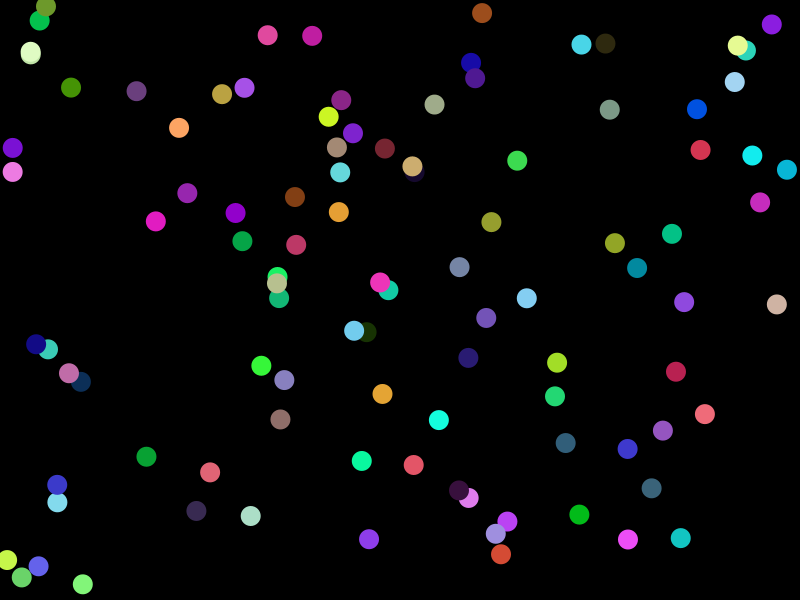
Frame 1 (no input)
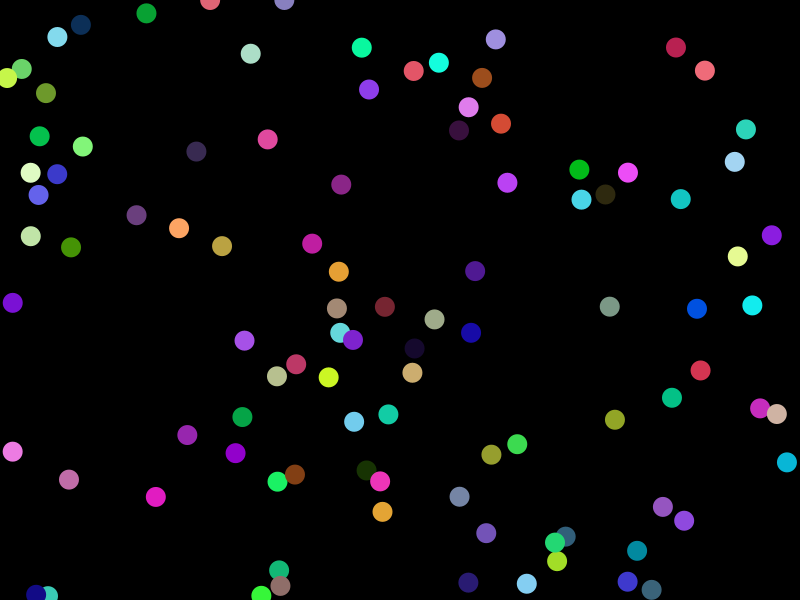
Frame 60 (the mouse pressed at the canvas centre just before this capture)
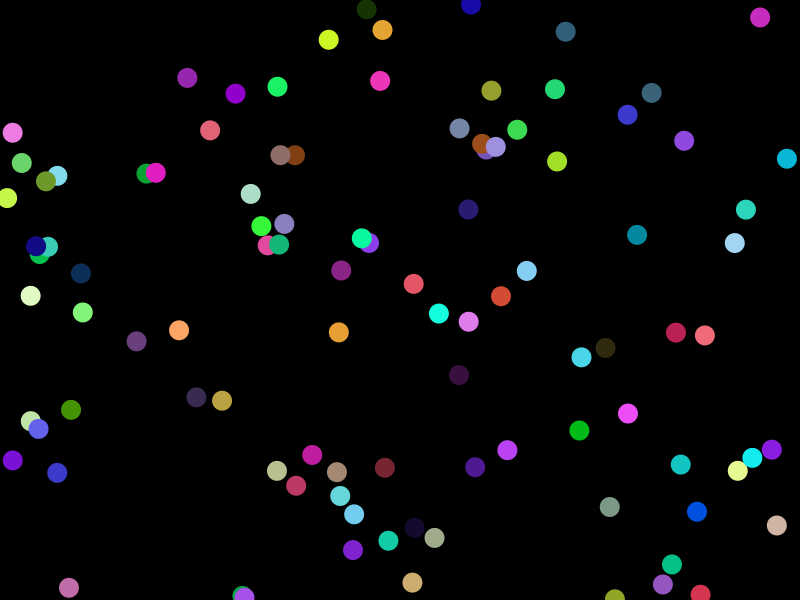
Frame 120 (the mouse held since frame 60 and released just before this capture)

The Processing sketch that drew these frames (run headless with seeded random() and noise(); from frame 60 on, the mouse is pressed at the canvas centre):

// Processing sketch: Raining_Balls
// ── Raining_Balls.pde
int numDrops = 100;
float[] dropX = new float[numDrops];
float[] dropY = new float[numDrops];
float[] dropSpeed = new float[numDrops];
color[] dropColors = new color[numDrops];

void setup() {
  size(800, 600);
  smooth();
  
  // Initialize arrays
  for (int i = 0; i < numDrops; i++) {
    dropX[i] = random(width);
    dropY[i] = random(height);
    dropSpeed[i] = random(1, 5);
    dropColors[i] = color(random(255), random(255), random(255));
  }
}

void draw() {
  background(0);
  
  for (int i = 0; i < numDrops; i++) {
    // Update drop position
    dropY[i] += dropSpeed[i];
    
    // Check if drop reaches the bottom
    if (dropY[i] > height) {
      dropY[i] = 0;
    }
    
    // Draw drop
    drawDrop(dropX[i], dropY[i], dropColors[i]);
  }
}

void drawDrop(float x, float y, color c) {
  noStroke();
  fill(c);
  ellipse(x, y, 20, 20);
}
